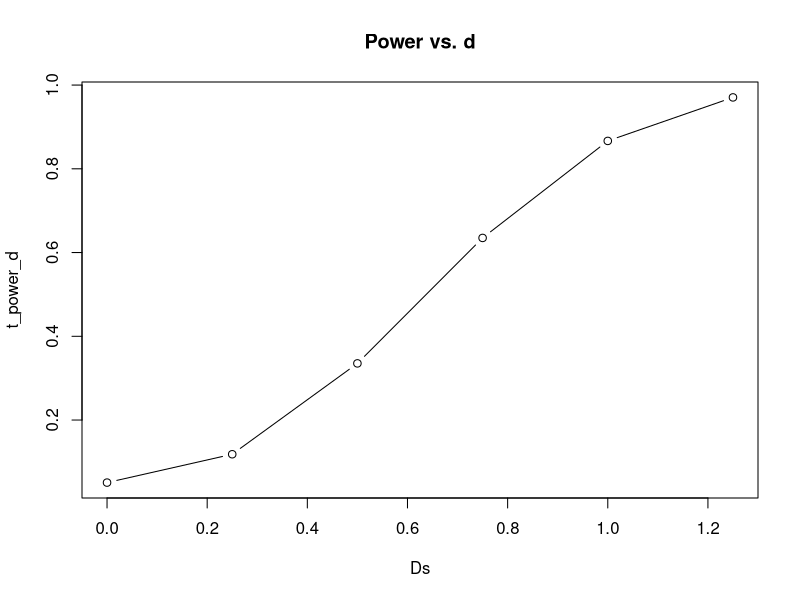

Reproduce this figure in R.
## ---- chunk 1
knitr::opts_chunk$set(error = TRUE)
## ---- chunk 2
N <- 20

set.seed(12345)
X <- rnorm(N)
Z <- rnorm(N)
Y <- 0.5*X + sqrt(1 - 0.5^2)*Z
cor(X, Y) # empirische Korrelation
sd(X) 
sd(Y)
## ---- chunk 3
set.seed(12345)
pt_H1_0 <- replicate(n = 10000, expr = {X <- rnorm(20)
                                        Y <- rnorm(20) 
                                        ttestH1 <- t.test(X, Y, var.equal = TRUE)
                                        ttestH1$p.value})
pt_H1_0.25 <- replicate(n = 10000, expr = {X <- rnorm(20)
                                           Y <- rnorm(20) + 0.25 
                                           ttestH1 <- t.test(X, Y, var.equal = TRUE)
                                           ttestH1$p.value})
pt_H1_0.5 <- replicate(n = 10000, expr = {X <- rnorm(20)
                                          Y <- rnorm(20) + 0.5 
                                          ttestH1 <- t.test(X, Y, var.equal = TRUE)
                                          ttestH1$p.value})
pt_H1_0.75 <- replicate(n = 10000, expr = {X <- rnorm(20)
                                           Y <- rnorm(20) + 0.75 
                                           ttestH1 <- t.test(X, Y, var.equal = TRUE)
                                           ttestH1$p.value})
pt_H1_1 <- replicate(n = 10000, expr = {X <- rnorm(20)
                                        Y <- rnorm(20) + 1 
                                        ttestH1 <- t.test(X, Y, var.equal = TRUE)
                                        ttestH1$p.value})
pt_H1_1.25 <- replicate(n = 10000, expr = {X <- rnorm(20)
                                           Y <- rnorm(20) + 1.25 
                                           ttestH1 <- t.test(X, Y, var.equal = TRUE)
                                           ttestH1$p.value})
t_power_d <- c(mean(pt_H1_0 < 0.05),
               mean(pt_H1_0.25 < 0.05),
               mean(pt_H1_0.5 < 0.05),
               mean(pt_H1_0.75 < 0.05),
               mean(pt_H1_1 < 0.05),
               mean(pt_H1_1.25 < 0.05))
Ds <- seq(0, 1.25, 0.25)
plot(x = Ds, y = t_power_d, type = "b", main = "Power vs. d")
